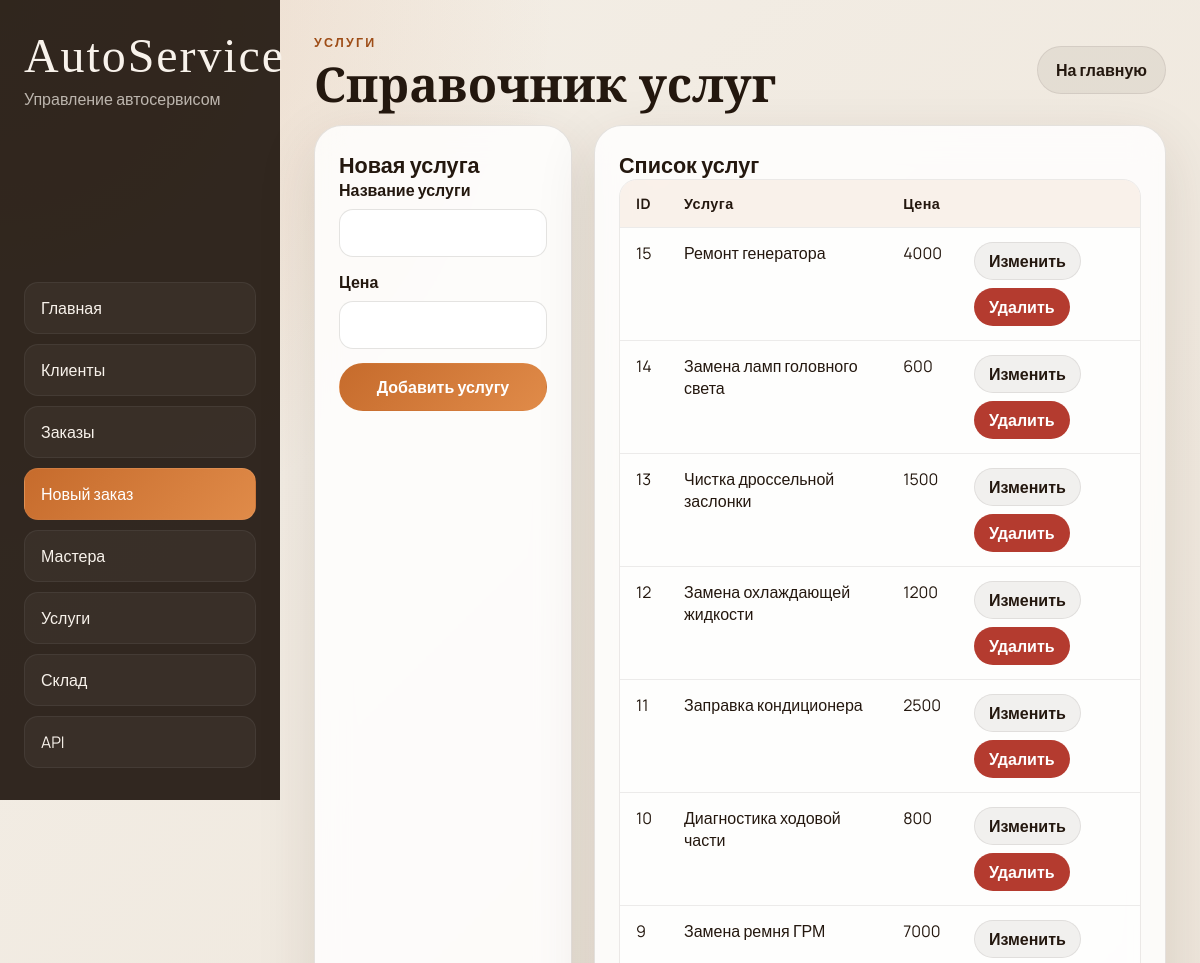
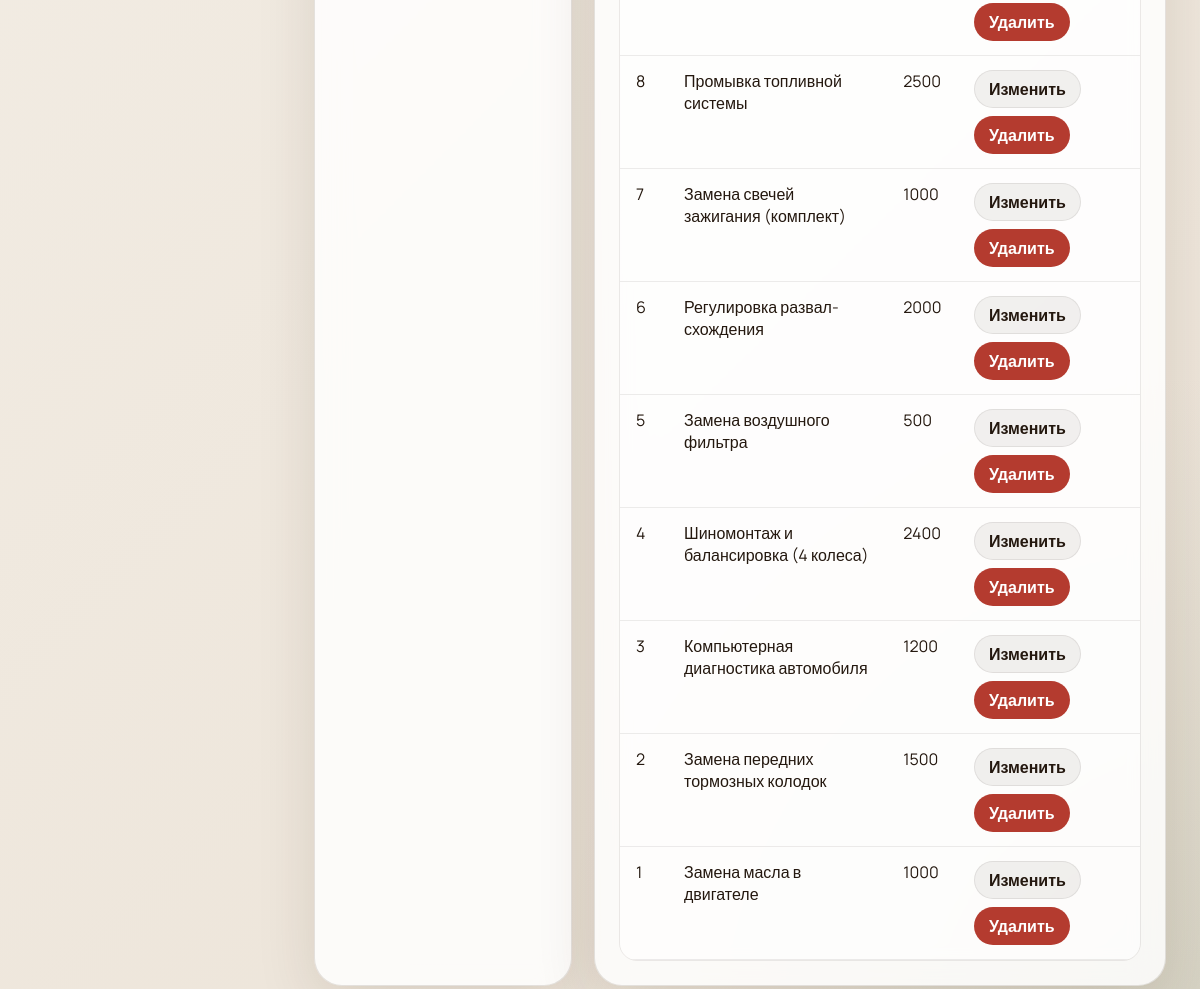
/services, run on the app's committed database (2 pictures, top to bottom).
### tables this page shows
CREATE TABLE services (
	service_id INTEGER PRIMARY KEY AUTOINCREMENT,
	service_name TEXT NOT NULL UNIQUE,
	price INTEGER NOT NULL
);

### autoservice/ui.py (the view)
@ui.route('/services')
def services_page():
    tables = get_tables()
    services = db.session.execute(
        select(tables['services']).order_by(desc(tables['services'].c.service_id))
    ).mappings().all()
    return render_template('services.html', services=services)

### autoservice/ui.py (called while the page is built)
def get_tables():
    return current_app.extensions['autoservice_tables']

### templates/services.html (shortened to what this page needs)
{% extends 'base.html' %}
{% block content %}
<section class="page-head">
  <div>
    <p class="eyebrow">Услуги</p>
    <h1>Справочник услуг</h1>
  </div>
  <a class="button button-secondary" href="{{ url_for('ui.dashboard') }}">На главную</a>
</section>
<section class="grid-two">
  <article class="panel">
    <h2>Новая услуга</h2>
    <form id="service-form" class="stack-form" data-success-text="Услуга добавлена">
      <label>Название услуги<input name="service_name" required></label>
      <label>Цена<input name="price" type="number" min="1" required></label>
      <button class="button button-primary" type="submit">Добавить услугу</button>
      <div class="form-message" data-message></div>
    </form>
  </article>
  <article class="panel">
    <h2>Список услуг</h2>
    <div class="table-wrap table-wrap--compact">
      <table>
        <thead><tr><th>ID</th><th>Услуга</th><th>Цена</th><th></th></tr></thead>
        <tbody>
          {% for service in services %}
          <tr class="service-row" data-service-id="{{ service.service_id }}">
            <td>{{ service.service_id }}</td>
            <td class="service-name-cell">
              <span class="service-name-text">{{ service.service_name }}</span>
            </td>
            <td class="service-price-cell">
              <span class="service-price-text">{{ service.price }}</span>
            </td>
            <td class="service-actions">
              <button class="button button-secondary button-small service-edit-btn">Изменить</button>
              <button class="button button-danger button-small service-delete-btn">Удалить</button>
            </td>
          </tr>
          {% else %}
          <tr><td colspan="4" class="empty">Услуг пока нет</td></tr>
          {% endfor %}
        </tbody>
      </table>
    </div>
  </article>
</section>
{% endblock %}

### static/styles.css (style rules this page uses)
:root { --bg: #f4efe7; --bg-2: #ebe2d6; --panel: rgba(255, 255, 255, 0.82); --panel-border: rgba(52, 35, 20, 0.12); --text: #24180f; --muted: #6f5d4c; --accent: #c66b2c; --accent-dark: #9e4d17; --accent-soft: rgba(198, 107, 44, 0.12); --danger: #b43b2f; --shadow: 0 18px 60px rgba(57, 33, 10, 0.12); --radius-xl: 28px; --radius-lg: 20px; --radius-md: 14px; }
* { box-sizing: border-box; }
html, body { min-height: 100%; }
body { margin: 0; color: var(--text); font-family: 'Manrope', sans-serif; background: radial-gradient(circle at top left, rgba(198, 107, 44, 0.18), transparent 24%), radial-gradient(circle at bottom right, rgba(87, 116, 84, 0.15), transparent 28%), linear-gradient(135deg, var(--bg) 0%, var(--bg-2) 100%); }
a { color: inherit; text-decoration: none; }
button, input, select, textarea { font: inherit; }
.hero, .panel, .stat-card, .selection-card { backdrop-filter: blur(16px); background: var(--panel); border: 1px solid var(--panel-border); box-shadow: var(--shadow); }
.hero h1, .page-head h1 { margin: 0; font-family: 'Cormorant Garamond', serif; font-size: clamp(2.3rem, 4vw, 4.2rem); line-height: 0.95; }
.eyebrow { margin: 0 0 10px; text-transform: uppercase; letter-spacing: 0.18em; color: var(--accent-dark); font-size: 0.78rem; font-weight: 800; }
.button { display: inline-flex; align-items: center; justify-content: center; min-height: 48px; padding: 0 18px; border-radius: 999px; border: 1px solid transparent; cursor: pointer; transition: transform 0.2s ease, opacity 0.2s ease, background 0.2s ease; font-weight: 700; }
.button-primary { background: linear-gradient(135deg, var(--accent), #e08b49); color: #fff; }
.button-secondary { background: rgba(36, 24, 15, 0.06); color: var(--text); border-color: rgba(36, 24, 15, 0.08); }
.button-danger { background: var(--danger); color: #fff; }
.button-small { min-height: 38px; padding: 0 14px; }
.panel { padding: 24px; border-radius: var(--radius-xl); }
.panel-header, .page-head { display: flex; justify-content: space-between; gap: 16px; align-items: center; margin-bottom: 18px; }
.panel-header h2, .panel h2 { margin: 0; font-size: 1.35rem; }
.table-wrap { overflow-x: auto; border-radius: 18px; border: 1px solid rgba(36, 24, 15, 0.08); }
.table-wrap table { width: 100%; border-collapse: collapse; min-width: 720px; background: rgba(255, 255, 255, 0.6); }
.table-wrap--compact table { min-width: 520px; }
th, td { padding: 14px 16px; border-bottom: 1px solid rgba(36, 24, 15, 0.08); text-align: left; vertical-align: top; }
th { background: rgba(198, 107, 44, 0.09); font-size: 0.9rem; letter-spacing: 0.03em; }
.grid-two { display: grid; grid-template-columns: 1fr 1.1fr; gap: 22px; }
.stack-form { display: flex; flex-direction: column; gap: 14px; }
label { display: flex; flex-direction: column; gap: 8px; font-weight: 700; }
input, select { width: 100%; min-height: 48px; border-radius: 14px; border: 1px solid rgba(36, 24, 15, 0.12); background: rgba(255, 255, 255, 0.92); padding: 0 14px; outline: none; }
.form-message { min-height: 24px; font-weight: 700; color: var(--muted); }
.client-actions, .service-actions { display: flex; gap: 8px; flex-wrap: wrap; }

### data on the page
services: service_name "Ремонт генератора", price "4000"
services: service_name "Замена ламп головного света", price "600"
services: service_name "Чистка дроссельной заслонки", price "1500"
services: service_name "Замена охлаждающей жидкости", price "1200"
services: service_name "Заправка кондиционера", price "2500"
services: service_name "Диагностика ходовой части", price "800"
services: service_name "Замена ремня ГРМ", price "7000"
services: service_name "Промывка топливной системы", price "2500"
services: service_name "Замена свечей зажигания (комплект)", price "1000"
services: service_name "Регулировка развал-схождения", price "2000"
services: service_name "Замена воздушного фильтра", price "500"
services: service_name "Шиномонтаж и балансировка (4 колеса)", price "2400"
services: service_name "Компьютерная диагностика автомобиля", price "1200"
services: service_name "Замена передних тормозных колодок", price "1500"
services: service_name "Замена масла в двигателе", price "1000"

### other printed values
{{ service.service_id }} "15" "14" "13" "12" "11" "10" "9" "8" "7" "6" "5" "4" "3" "2" "1"
